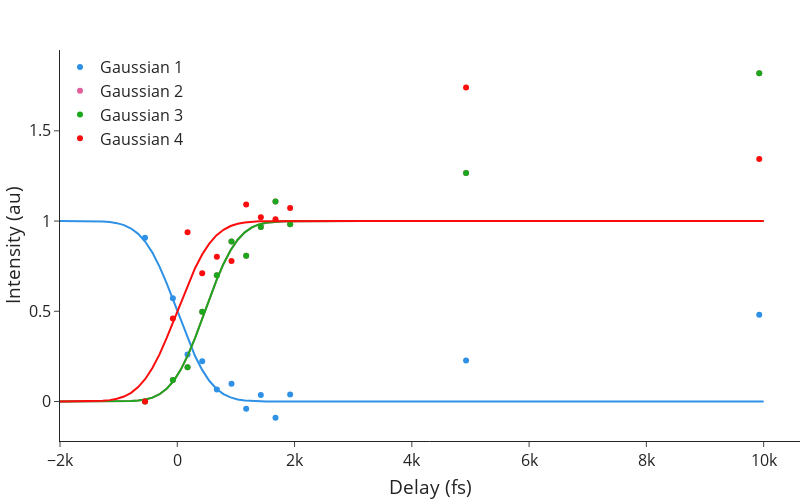

Source (notebook cell):
### Markdown cell above
<h2>Calculate Lifetimes</h2>

### Code cell
def func(t,a,b,t0,sigma):
    return a*scipy.special.erf((t-t0)/sigma)+a+b

def CopyTrends_Clicked(b):
    ToCopy = TrendParameters
    ToCopy.to_clipboard()

Run = importlib.import_module(SelectRun.value.replace('.py',''), package=None)
importlib.reload(Run)
run = Run.Run()
Par = run.Parameters(SelectRegion.value)

Parameters2Fit = FitParameters.copy()
Parameters2Fit = Parameters2Fit[Parameters2Fit.Delay > min(Par['TrendDelayRange'])]
Parameters2Fit = Parameters2Fit[Parameters2Fit.Delay < max(Par['TrendDelayRange'])]

FitModel = Model(func)
Parameters = FitModel.make_params()

Parameters['b'].min = 0
Parameters['t0'].min = 0
Parameters['sigma'].min = 0

TrendParameters = df(index=['a','b','t0','sigma'])
x = Parameters2Fit['Delay']
fit_x = np.linspace(-2000, 10000, 100)
fig = go.Figure()
FitsResults = list()
Color = px.colors.qualitative.Dark24
TrendNames = list()
for Name in Parameters2Fit.columns :
    if 'amp' in Name :
        TrendNames.append(Name)

for idx,column in enumerate(TrendNames) :
    if column in Par['TrendFits'] :
        Parameters['a'].value = Par['TrendFits'][column]['a']
        Parameters['b'].value = Par['TrendFits'][column]['b']
        Parameters['t0'].value = Par['TrendFits'][column]['t0']
        Parameters['sigma'].value = Par['TrendFits'][column]['sigma']
    y = Parameters2Fit[column]
    FitResults = FitModel.fit(y, Parameters, t=x)
    FitsResults.append(FitResults)
    fit_y = FitResults.eval(t=fit_x)
    Min = min(fit_y)
    Max = max(fit_y-Min)
    TrendParameters[column] = np.array((FitResults.params['a'].value,FitResults.params['b'].value,FitResults.params['t0'].value,FitResults.params['sigma'].value))
    fig.add_trace(go.Scatter(x=FitParameters['Delay'],y=(FitParameters[column]-Min)/Max,mode='markers',name=('Gaussian '+str(idx+1)),line_color=Color[idx]))
    fig.add_trace(go.Scatter(x=fit_x,y=(fit_y-Min)/Max,mode='lines',showlegend = False,line_color=Color[idx]))

fig.update_layout(xaxis_title='Delay (fs)',yaxis_title='Intensity (au)',font_size=16,legend_title='',width=800,height=500)
fig.show()
TrendParameters = TrendParameters.T
display(TrendParameters)

CopyTrends = widgets.Button(description="Copy Fit Parameters")
CopyTrends.on_click(CopyTrends_Clicked)
display(CopyTrends)
